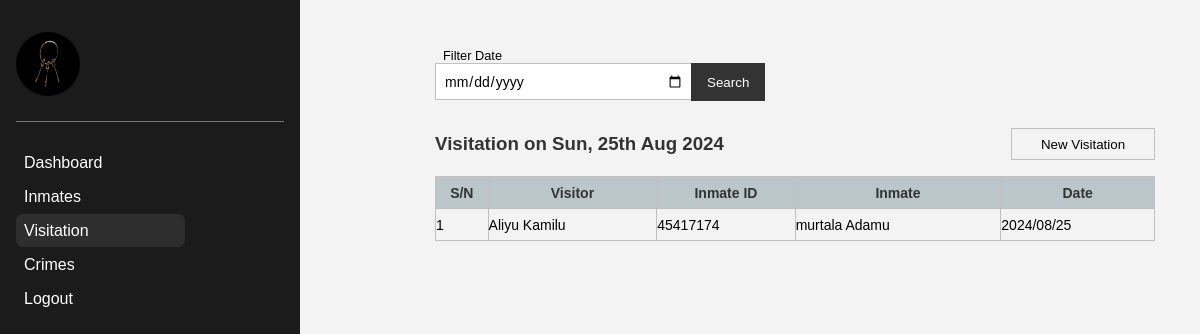
The page /visitation.php?date=2024/08/25 on the database its author committed.
### tables this page shows
CREATE TABLE `visitor` (
  `id` int(11) NOT NULL,
  `firstName` varchar(250) NOT NULL,
  `lastName` varchar(250) NOT NULL,
  `inmate` int(11) NOT NULL,
  `date` varchar(250) NOT NULL,
  `phone` varchar(250) NOT NULL
);

CREATE TABLE `inmate` (
  `id` int(11) NOT NULL,
  `firstName` varchar(250) NOT NULL,
  `lastName` varchar(250) NOT NULL,
  `crime` int(11) NOT NULL,
  `sentence` varchar(250) NOT NULL,
  `idNumber` varchar(250) NOT NULL,
  `maritalStatus` varchar(250) NOT NULL,
  `timeServeStart` varchar(250) NOT NULL,
  `dob` varchar(250) NOT NULL,
  `image` varchar(250) NOT NULL
);

### Classes/Admin.php (called while the page is built, shortened)
<?php
class Admin{
    private $conn;
    public function __construct($db){
        $this->conn = $db;
    }
    public function getVisitorsByDate($date = null) {
        $date = $date ? $date : date('d/m/Y');
        $sql = "SELECT
                    visitor.date,
                    visitor.firstName as visitorFirstName,
                    visitor.lastName as visitorLastName,
                    inmate.idNumber as inmateIdNumber,
                    inmate.lastName as inmateFirstName,
                    inmate.firstName as inmateLastName
                FROM
                    `visitor`
                JOIN
                    `inmate` ON visitor.inmate = inmate.id
                WHERE DATE(visitor.date) = ?";
        $stmt = $this->conn->prepare($sql);
        $stmt->bind_param('s', $date);
        $stmt->execute();
        $result = $stmt->get_result();
        return $result;
    }
}

### visitation.php (the view, shortened to what this page needs)
<?php
include 'Classes/Admin.php';
$db_conn = new Database();
$db = $db_conn->connect();
$admin = new Admin($db);
$selectedDate = isset($_GET['date']) ? $_GET['date'] : date('Y-m-d');
$result = $admin->getVisitorsByDate($selectedDate);
if ($result->num_rows > 0) {
    $index = 1;
    $visitor = "";
    while ($row = $result->fetch_assoc()) {
        $visitor .= '<tr>
                        <td>' . $index . '</td>
                        <td>' . htmlspecialchars($row['visitorFirstName']) . ' ' . htmlspecialchars($row['visitorLastName']) . '</td>
                        <td>' . htmlspecialchars($row['inmateIdNumber']) . '</td>
                        <td>' . htmlspecialchars($row['inmateFirstName']) . ' ' . htmlspecialchars($row['inmateLastName']) . '</td>
                        <td>' . htmlspecialchars($row['date']) . '</td>
                    </tr>';
        $index++;
    }
} else {
    $visitor = '<tr>
                    <td colspan="5">No visitors found on the selected date</td>
                </tr>';
}
function formatDate($date) {
    try {
        $dateObj = new DateTime($date);
        return $dateObj->format('D, jS M Y');
    } catch (Exception $e) {
        return 'Invalid date';
    }
}
$formattedDate = formatDate($selectedDate);
?>
<?php include 'includes/header.php'; ?>
<div class="visitation">
    <?php include 'includes/side-nav.php'; ?>
    <div class="visitation-contents">
        <div class="search-visitation">
            <form method="GET" action="">
                <label for="search-input">Filter Date</label>
                <input type="date" id="search-input" name="date" value="<?php echo htmlspecialchars($selectedDate); ?>">
                <button type="submit">Search</button>
            </form>
        </div>
        <div class="visitation-list">
            <?php $text = ($selectedDate == date("Y-m-d")) ? "Visitation for Today" : "Visitation on " . htmlspecialchars($formattedDate); ?>
            <div class="title">
                <div class="new-visitation">
                    <h3><?php echo $text; ?></h3>
                    <button onclick="displayVisitorForm()">New Visitation</button>
                </div>
            </div>
            <table>
                <thead>
                    <tr>
                        <th>S/N</th>
                        <th>Visitor</th>
                        <th>Inmate ID</th>
                        <th>Inmate</th>
                        <th>Date</th>
                    </tr>
                </thead>
                <tbody>
                    <?php echo $visitor; ?>
                </tbody>
            </table>
        </div>
    </div>
</div>

### styles/styles.css (style rules this page uses)
* { margin: 0; padding: 0; list-style: none; text-decoration: none; font-family: Arial, Helvetica, sans-serif; }
.inmate, .visitation, .crime { display: flex; flex-direction: row; }
.inmate .inmate-contents, .visitation .visitation-contents, .crime .crime-contents { display: flex; flex-direction: column; align-items: center; width: 75%; background-color: #f3f3f3; }
.inmate .inmate-contents .search-inmate, .visitation .visitation-contents .search-visitation { width: 80%; margin-top: 3rem; margin-left: 10%; height: 5rem; }
.inmate .inmate-contents .search-inmate input, .visitation .visitation-contents .search-visitation input { width: 15rem; height: 2.2rem; font-size: 14px; outline: none; padding-left: .5rem; padding-right: .5rem; border: 1px solid silver; background-color: #fff; }
.visitation .visitation-contents .search-visitation label { display: block; margin-left: .5rem; font-size: .8rem; }
.visitation .visitation-contents .search-visitation button { padding: .6rem 1rem; height: 2.4rem; border: none; margin-left: -.4rem; color: #fff; background-color: #333; cursor: pointer; }
.inmate .inmate-list, .visitation .visitation-list, .crime .crime-list { width: 80%; margin-left: 10%; }
.inmate .inmate-list .title, .visitation .visitation-list .title, .crime .crime-list .title { display: flex; }
.inmate .inmate-list .title h3, .visitation .visitation-list .title h3, .crime .crime-list .title h3 { flex: 1; margin-bottom: 1rem; color: #333; }
.inmate .inmate-list .title .new-inmate, .visitation .visitation-list .title .new-visitation, .crime .crime-list .title .new-crime { flex: 1; display: flex; align-items: center; justify-content: flex-end; }
.inmate .inmate-list .title button, .visitation .visitation-list .title button, .crime .crime-list .title button { border: 1px solid silver; width: 9rem; height: 2rem; padding: .5rem; margin-bottom: 1rem; background-color: transparent; cursor: pointer; transition: .3s; }
.inmate .inmate-list table, .visitation .visitation-list table, .crime .crime-list table { width: 100%; border-collapse: collapse; border: 1px solid silver; }
.inmate .inmate-contents .inmate-list thead, .visitation .visitation-contents .visitation-list thead, .crime .crime-contents .crime-list thead { background-color: #bbc6cb; color: #333; }
.inmate .inmate-contents .inmate-list tr, .visitation .visitation-contents .visitation-list tr, .crime .crime-contents .crime-list tr { height: 2rem; width: 100%; border: 1px solid silver; }
.inmate .inmate-contents .inmate-list th, td, .visitation .visitation-contents .visitation-list th, td, .crime .crime-contents .crime-list th, td { border: 1px solid silver; font-size: 14px; }
.visitation .visitation-contents form input, .inmate .inmate-contents form input { width: 70%; }

### rows shown on the page
visitor: date "Visitation on Sun, 25th Aug 2024", firstName "Aliyu", lastName "Kamilu", inmate.idNumber "45417174", inmate.lastName "murtala", inmate.firstName "Adamu", date "2024/08/25"
